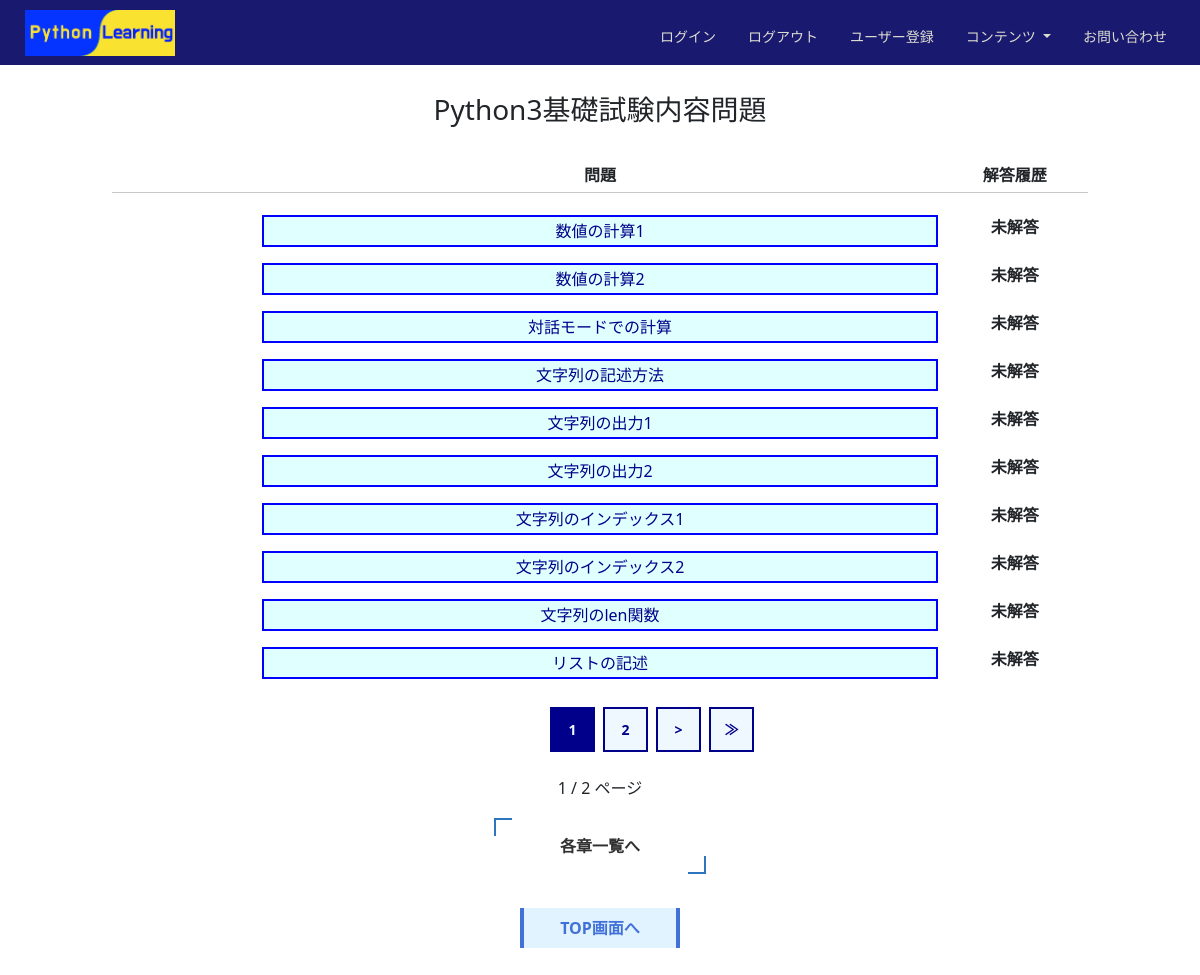
The page /q_list/2 on the database its author committed.
### python_learning_app/models/questions.py (models this page shows, shortened)
class Quartet(models.Model):
    primary_key = models.PositiveIntegerField(primary_key=True, verbose_name="primary_key")
    title = models.CharField(blank=True, max_length=60,verbose_name="問題名")
    unit = models.PositiveSmallIntegerField(blank=True, null=True, verbose_name="大区分")
    section = models.PositiveIntegerField(verbose_name="区分")
    level = models.PositiveSmallIntegerField(verbose_name="難易度")
    question = models.TextField(verbose_name="問題文", default="以下のコードを実行した時の出力として正しいものを選択してください。")
    question_code = models.TextField(blank=True,verbose_name="問題（コード）")
    choices1 = models.TextField(blank=True, verbose_name="選択肢1")
    choices2 = models.TextField(blank=True, verbose_name="選択肢2")
    choices3 = models.TextField(blank=True, verbose_name="選択肢3")
    choices4 = models.TextField(blank=True, verbose_name="選択肢4")
    answer_idx = models.PositiveSmallIntegerField(verbose_name="解答番号")
    frame = models.BooleanField(default = False, verbose_name="枠")
    explanation = models.TextField(blank=True, verbose_name="解説")

### python_learning_app/views/quartet.py (the view)
# urls.py: path('q_list/<int:un>', quartet.q_list, name='q_list'),
def q_list(request, un):
    questions = Quartet.objects.filter(unit = un).order_by('section')
    paginator = Paginator(questions, 10)
    number = int(request.GET.get('p', 1))
    page_obj = paginator.page(number)
    page_range = [x for x in paginator.page_range]
    results = [] # 挑戦履歴格納用リスト
    for question in page_obj:
        record = QuartetResult.objects.filter(user_id = request.user.id, connection_key = question.primary_key).exists()
        if record:
            result = QuartetResult.objects.get(user_id = request.user.id, connection_key = question.primary_key)
            results.append(result.result)
        else:
            results.append(None)
    questions_and_results = zip(page_obj, results)
    params = {'page_obj' : page_obj,'questions_and_results': questions_and_results, "page_range": page_range, "un": un}
    return render(request, 'quartet/q_list.html', params)

### templates/quartet/q_list.html (shortened to what this page needs)
{% extends 'python_learning/base.html' %}
{% load static %}
{% block content %}
<div class="container-fluid">
    <div style="height: 20px;"></div>
    <h3 class="p-2 text-center">Python3基礎試験内容問題</h3>
    <div style="height: 20px;"></div>
    <div class="row">
        <div class="col-1"></div>
        <div class="col-10 text-center">
            <div style="display: flex; font-weight: bold;">
                <div style="width: 15%;"></div>
                <div style="width: 70%;">問題</div>
                <div style="width: 15%;">解答履歴</div>
            </div>
            <hr class="slight_line">
            {% for question, result in questions_and_results %}
            <div style="display: flex;">
            <div class="p-1 mt-2" style="width: 15%;"></div>
            <div class="p-1 mt-2" style="width: 70%;">
                <a href="{% url 'python_learning:quartet' un question.section %}" class="btn_co color_compe">{{ question.title }}</a>
            </div>
            <div class="p-1 mt-2" style="width: 15%;">
                {% if result %}
                <span style="color: green; font-weight: bold;">正答済み!</span>
                {% elif result is False %}
                <span style="color: darkred; font-weight: bold;">未正答</span>
                {% else %}
                <span style="font-weight: bold;">未解答</span>
                {% endif %}
            </div>
            </div>
            {% endfor %}
        </div>
        <div class="col-1"></div>
    </div>
    <div class="row mt-4">
        <div class="col"></div>
        <div class="col">
            {% if page_obj.paginator.num_pages > 1 %}
            <ul class="Pagination">
                {% for page in page_range %}
                {% if page == page_obj.number %}
                <li class="Pagination-Item">
                    <a class="Pagination-Item-Link isActive" href="?p={{ page }}"><span>{{ page }}</span></a>
                </li>
                {% else %}
                <li class="Pagination-Item">
                    <a class="Pagination-Item-Link" href="?p={{ page }}"><span>{{ page }}</span></a>
                </li>
                {% endif %}
                {% endfor %}
                {% if page_obj.has_next %}
                <li class="Pagination-Item">
                    <a class="Pagination-Item-Link" href="?p={{ page_obj.next_page_number }}">&gt;</a>
                </li>
                <li class="Pagination-Item">
                    <a class="Pagination-Item-Link" href="?p={{ page_obj.paginator.num_pages }}">≫</a>
                </li>
                {% endif %}
            </ul>
            {% endif %}
            <div class="mt-4 text-center">
                {{ page_obj.number }} / {{ page_obj.paginator.num_pages }} ページ
           </div>
        </div>
        <div class="col"></div>
    </div>
    <div class="mt-4 button_chart">
        <a href="{% url 'python_learning:chapter' %}">各章一覧へ</a>
    </div>
    <div style="height: 40px;"></div>
    <div class="text-center">
        <a href="{% url 'python_learning:index' %}" class="button_to_top">TOP画面へ</a>
    </div>
    <div style="height: 40px;"></div>
</div>
{% endblock content %}

### static/css/own.css (style rules this page uses)
.body_color { background-color: white; }
.button_to_top { position: relative; display: inline-block; width: 160px; font-weight: bold; padding: 0.5em 1em; text-decoration: none; border-left: solid 4px #4070d8; border-right: solid 4px #4070d8; color: #4070d8; background: #e1f3ff; transition: .4s; }
.button_chart a { position: relative; display: flex; justify-content: space-around; align-items: center; margin: 0 auto; max-width: 200px; padding: 10px 25px; color: #313131; text-decoration: none; transition: 0.3s ease-in-out; font-weight: 600; }
.button_chart a:before, .button_chart a:after { content: ''; width: 18px; height: 18px; border-color: #2b76bf; box-sizing: border-box; border-style :solid; display: block; position: absolute; transition: all 0.3s ease-in-out; }
.button_chart a:before { top: -6px; left: -6px; border-width: 2px 0 0 2px; z-index: 5; }
.button_chart a:after { bottom: -6px; right: -6px; border-width: 0 2px 2px 0; }
.btn_co { display: flex; justify-content: center; align-items: center; text-decoration: none; width: 100%; padding: 2px 4px; transition: 0.5s; }
.color_compe { border: 2px solid blue; background-color: lightcyan; color: darkblue; }
.slight_line { margin-top: 5px; margin-bottom: 10px; }
.Pagination { display: flex; align-items: center; list-style: none; }
.Pagination-Item-Link { display: flex; justify-content: center; align-items: center; flex-wrap: wrap; width: 45px; height: 45px; background: aliceblue; border: solid 2px darkblue; font-size: 14px; color: darkblue; font-weight: bold; transition: all 0.15s linear; text-decoration: none; }
.Pagination-Item-Link.isActive { background: darkblue; color: aliceblue; pointer-events: none; }
.Pagination > * + * { margin-left: 8px; }

### rows shown on the page
Quartet: title "数値の計算1"
Quartet: title "数値の計算2"
Quartet: title "対話モードでの計算"
Quartet: title "文字列の記述方法"
Quartet: title "文字列の出力1"
Quartet: title "文字列の出力2"
Quartet: title "文字列のインデックス1"
Quartet: title "文字列のインデックス2"
Quartet: title "文字列のlen関数"
Quartet: title "リストの記述"

### other values the page prints
{{ page }} "1"
{{ page }} "2"
{{ page_obj.number }} "1"
{{ page_obj.paginator.num_pages }} "2"
